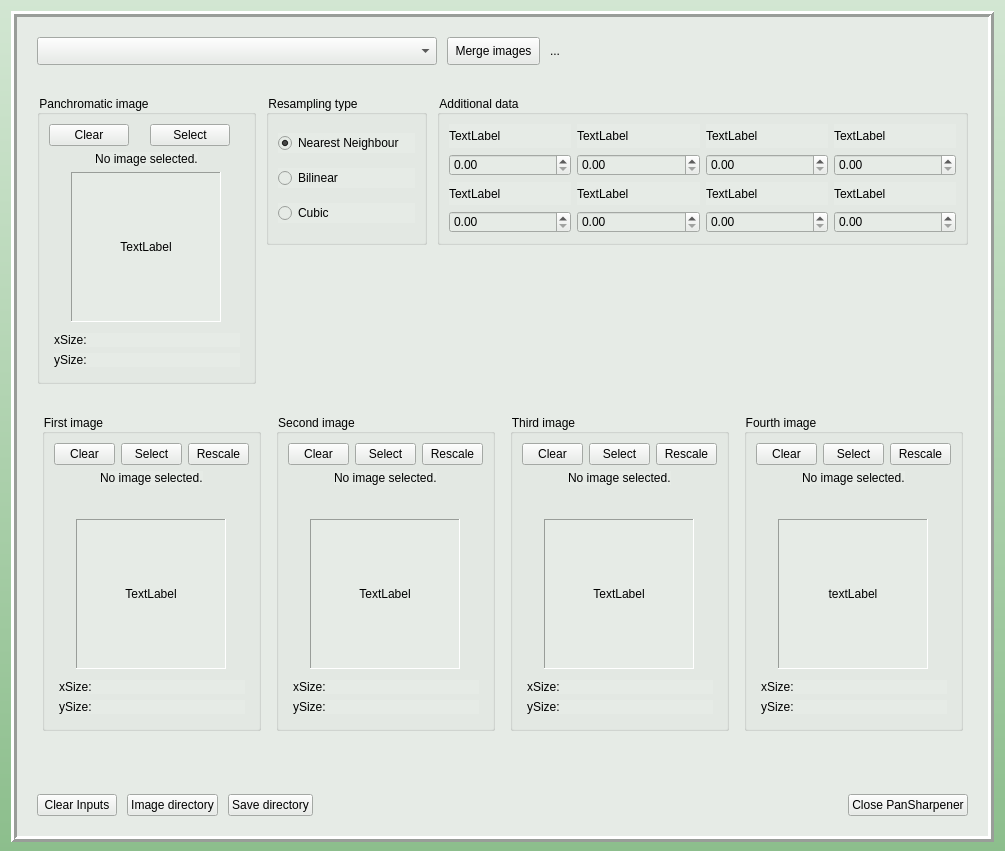
 <widget class="QMainWindow" name="PanSharpenerClass">
  <property name="geometry">
   <rect>
    <x>0</x>
    <y>0</y>
    <width>1005</width>
    <height>851</height>
   </rect>
  </property>
  <property name="minimumSize">
   <size>
    <width>1005</width>
    <height>851</height>
   </size>
  </property>
  <property name="maximumSize">
   <size>
    <width>1005</width>
    <height>851</height>
   </size>
  </property>
  <property name="windowTitle">
   <string>PanSharpener</string>
  </property>
  <property name="styleSheet">
   <string notr="true">background: qlineargradient( x1:1 y1:0, x2:1 y2:1, stop:0 rgb(210,230,210), stop:1 rgb(140,190,140));

</string>
  </property>
  <widget class="QWidget" name="centralWidget">
   <widget class="QFrame" name="Frame">
    <property name="geometry">
     <rect>
      <x>11</x>
      <y>11</y>
      <width>983</width>
      <height>831</height>
     </rect>
    </property>
    <property name="sizePolicy">
     <sizepolicy hsizetype="Preferred" vsizetype="Minimum">
      <horstretch>0</horstretch>
      <verstretch>0</verstretch>
     </sizepolicy>
    </property>
    <property name="minimumSize">
     <size>
      <width>983</width>
      <height>831</height>
     </size>
    </property>
    <property name="maximumSize">
     <size>
      <width>983</width>
      <height>831</height>
     </size>
    </property>
    <property name="styleSheet">
     <string notr="true">background: rgb(230, 235, 230);</string>
    </property>
    <property name="frameShape">
     <enum>QFrame::Box</enum>
    </property>
    <property name="frameShadow">
     <enum>QFrame::Raised</enum>
    </property>
    <property name="lineWidth">
     <number>3</number>
    </property>
    <layout class="QVBoxLayout" name="verticalLayout">
     <property name="spacing">
      <number>10</number>
     </property>
     <property name="leftMargin">
      <number>10</number>
     </property>
     <property name="topMargin">
      <number>10</number>
     </property>
     <property name="rightMargin">
      <number>10</number>
     </property>
     <property name="bottomMargin">
      <number>10</number>
     </property>
     <item>
      <layout class="QHBoxLayout" name="horizontalLayout_11">
       <property name="spacing">
        <number>10</number>
       </property>
       <property name="leftMargin">
        <number>10</number>
       </property>
       <property name="topMargin">
        <number>10</number>
       </property>
       <property name="rightMargin">
        <number>10</number>
       </property>
       <property name="bottomMargin">
        <number>10</number>
       </property>
       <item>
        <widget class="QComboBox" name="modelComboBox">
         <property name="sizePolicy">
          <sizepolicy hsizetype="Minimum" vsizetype="Fixed">
           <horstretch>0</horstretch>
           <verstretch>0</verstretch>
          </sizepolicy>
         </property>
         <property name="minimumSize">
          <size>
           <width>200</width>
           <height>28</height>
          </size>
         </property>
         <property name="maximumSize">
          <size>
           <width>400</width>
           <height>28</height>
          </size>
         </property>
        </widget>
       </item>
       <item>
        <widget class="QPushButton" name="mergeButton">
         <property name="maximumSize">
          <size>
           <width>93</width>
           <height>28</height>
          </size>
         </property>
         <property name="autoFillBackground">
          <bool>false</bool>
         </property>
         <property name="text">
          <string>Merge images</string>
         </property>
         <property name="checkable">
          <bool>false</bool>
         </property>
         <property name="checked">
          <bool>false</bool>
         </property>
         <property name="flat">
          <bool>false</bool>
         </property>
        </widget>
       </item>
       <item>
        <widget class="QLabel" name="mergeStatus">
         <property name="text">
          <string>...</string>
         </property>
        </widget>
       </item>
      </layout>
     </item>
     <item>
      <layout class="QHBoxLayout" name="horizontalLayout_9">
       <property name="spacing">
        <number>10</number>
       </property>
       <property name="leftMargin">
        <number>10</number>
       </property>
       <property name="topMargin">
        <number>10</number>
       </property>
       <property name="rightMargin">
        <number>10</number>
       </property>
       <property name="bottomMargin">
        <number>10</number>
       </property>
       <item alignment="Qt::AlignTop">
        <widget class="QGroupBox" name="GroupBoxPan">
         <property name="sizePolicy">
          <sizepolicy hsizetype="Fixed" vsizetype="Expanding">
           <horstretch>0</horstretch>
           <verstretch>0</verstretch>
          </sizepolicy>
         </property>
         <property name="minimumSize">
          <size>
           <width>219</width>
           <height>0</height>
          </size>
         </property>
         <property name="maximumSize">
          <size>
           <width>219</width>
           <height>16777215</height>
          </size>
         </property>
         <property name="autoFillBackground">
          <bool>false</bool>
         </property>
         <property name="title">
          <string>Panchromatic image</string>
         </property>
         <layout class="QGridLayout" name="gridLayout_13">
          <item row="1" column="0" alignment="Qt::AlignHCenter|Qt::AlignTop">
           <widget class="QLabel" name="PreviewPan">
            <property name="maximumSize">
             <size>
              <width>195</width>
              <height>18</height>
             </size>
            </property>
            <property name="text">
             <string>No image selected.</string>
            </property>
            <property name="alignment">
             <set>Qt::AlignCenter</set>
            </property>
           </widget>
          </item>
          <item row="3" column="0">
           <layout class="QGridLayout" name="gridLayout_14">
            <property name="leftMargin">
             <number>5</number>
            </property>
            <property name="topMargin">
             <number>5</number>
            </property>
            <property name="rightMargin">
             <number>4</number>
            </property>
            <property name="bottomMargin">
             <number>5</number>
            </property>
            <item row="1" column="0" alignment="Qt::AlignBottom">
             <widget class="QLabel" name="XSizePan">
              <property name="text">
               <string>xSize:</string>
              </property>
             </widget>
            </item>
            <item row="2" column="0" alignment="Qt::AlignBottom">
             <widget class="QLabel" name="YSizePan">
              <property name="text">
               <string>ySize:</string>
              </property>
             </widget>
            </item>
           </layout>
          </item>
          <item row="0" column="0">
           <layout class="QHBoxLayout" name="horizontalLayout_8">
            <item alignment="Qt::AlignLeft|Qt::AlignTop">
             <widget class="QPushButton" name="ClearPan">
              <property name="text">
               <string>Clear</string>
              </property>
             </widget>
            </item>
            <item alignment="Qt::AlignLeft|Qt::AlignTop">
             <widget class="QPushButton" name="LoadPan">
              <property name="text">
               <string>Select</string>
              </property>
             </widget>
            </item>
           </layout>
          </item>
          <item row="2" column="0" alignment="Qt::AlignHCenter|Qt::AlignVCenter">
           <widget class="QLabel" name="PreviewImagePan">
            <property name="minimumSize">
             <size>
              <width>150</width>
              <height>150</height>
             </size>
            </property>
            <property name="maximumSize">
             <size>
              <width>16777215</width>
              <height>16777215</height>
             </size>
            </property>
            <property name="frameShape">
             <enum>QFrame::Panel</enum>
            </property>
            <property name="frameShadow">
             <enum>QFrame::Sunken</enum>
            </property>
            <property name="text">
             <string>TextLabel</string>
            </property>
            <property name="scaledContents">
             <bool>true</bool>
            </property>
            <property name="alignment">
             <set>Qt::AlignCenter</set>
            </property>
           </widget>
          </item>
         </layout>
        </widget>
       </item>
       <item alignment="Qt::AlignTop">
        <widget class="QGroupBox" name="GroupBoxRescale">
         <property name="minimumSize">
          <size>
           <width>161</width>
           <height>150</height>
          </size>
         </property>
         <property name="maximumSize">
          <size>
           <width>161</width>
           <height>16777215</height>
          </size>
         </property>
         <property name="title">
          <string>Resampling type</string>
         </property>
         <layout class="QVBoxLayout" name="verticalLayout_2">
          <item>
           <widget class="QRadioButton" name="RescaleTypeOne">
            <property name="text">
             <string>Nearest Neighbour</string>
            </property>
            <property name="checked">
             <bool>true</bool>
            </property>
           </widget>
          </item>
          <item>
           <widget class="QRadioButton" name="RescaleTypeTwo">
            <property name="text">
             <string>Bilinear </string>
            </property>
           </widget>
          </item>
          <item>
           <widget class="QRadioButton" name="RescaleTypeThree">
            <property name="text">
             <string>Cubic</string>
            </property>
           </widget>
          </item>
         </layout>
        </widget>
       </item>
       <item alignment="Qt::AlignTop">
        <widget class="QGroupBox" name="GroupBoxAdd">
         <property name="sizePolicy">
          <sizepolicy hsizetype="Preferred" vsizetype="Minimum">
           <horstretch>0</horstretch>
           <verstretch>0</verstretch>
          </sizepolicy>
         </property>
         <property name="minimumSize">
          <size>
           <width>0</width>
           <height>150</height>
          </size>
         </property>
         <property name="maximumSize">
          <size>
           <width>16777215</width>
           <height>150</height>
          </size>
         </property>
         <property name="title">
          <string>Additional data</string>
         </property>
         <layout class="QGridLayout" name="additionalGridLayout">
          <item row="3" column="2">
           <widget class="QDoubleSpinBox" name="addSpinBoxSeven"/>
          </item>
          <item row="0" column="1">
           <widget class="QLabel" name="addLabelTwo">
            <property name="text">
             <string>TextLabel</string>
            </property>
           </widget>
          </item>
          <item row="3" column="0">
           <widget class="QDoubleSpinBox" name="addSpinBoxFive"/>
          </item>
          <item row="0" column="2">
           <widget class="QLabel" name="addLabelThree">
            <property name="text">
             <string>TextLabel</string>
            </property>
           </widget>
          </item>
          <item row="2" column="1">
           <widget class="QLabel" name="addLabelSix">
            <property name="text">
             <string>TextLabel</string>
            </property>
           </widget>
          </item>
          <item row="2" column="0">
           <widget class="QLabel" name="addLabelFive">
            <property name="text">
             <string>TextLabel</string>
            </property>
           </widget>
          </item>
          <item row="0" column="0">
           <widget class="QLabel" name="addLabelOne">
            <property name="text">
             <string>TextLabel</string>
            </property>
           </widget>
          </item>
          <item row="1" column="2">
           <widget class="QDoubleSpinBox" name="addSpinBoxThree"/>
          </item>
          <item row="3" column="1">
           <widget class="QDoubleSpinBox" name="addSpinBoxSix"/>
          </item>
          <item row="1" column="1">
           <widget class="QDoubleSpinBox" name="addSpinBoxTwo"/>
          </item>
          <item row="2" column="2">
           <widget class="QLabel" name="addLabelSeven">
            <property name="text">
             <string>TextLabel</string>
            </property>
           </widget>
          </item>
          <item row="1" column="3">
           <widget class="QDoubleSpinBox" name="addSpinBoxFour"/>
          </item>
          <item row="2" column="3">
           <widget class="QLabel" name="addLabelEight">
            <property name="text">
             <string>TextLabel</string>
            </property>
           </widget>
          </item>
          <item row="3" column="3">
           <widget class="QDoubleSpinBox" name="addSpinBoxEight"/>
          </item>
          <item row="1" column="0">
           <widget class="QDoubleSpinBox" name="addSpinBoxOne"/>
          </item>
          <item row="0" column="3">
           <widget class="QLabel" name="addLabelFour">
            <property name="text">
             <string>TextLabel</string>
            </property>
           </widget>
          </item>
         </layout>
        </widget>
       </item>
      </layout>
     </item>
     <item>
      <layout class="QHBoxLayout" name="horizontalLayout_7">
       <property name="spacing">
        <number>10</number>
       </property>
       <property name="leftMargin">
        <number>10</number>
       </property>
       <property name="topMargin">
        <number>10</number>
       </property>
       <property name="rightMargin">
        <number>10</number>
       </property>
       <property name="bottomMargin">
        <number>10</number>
       </property>
       <item>
        <widget class="QGroupBox" name="GroupBoxOne">
         <property name="sizePolicy">
          <sizepolicy hsizetype="Fixed" vsizetype="Preferred">
           <horstretch>0</horstretch>
           <verstretch>0</verstretch>
          </sizepolicy>
         </property>
         <property name="minimumSize">
          <size>
           <width>219</width>
           <height>317</height>
          </size>
         </property>
         <property name="maximumSize">
          <size>
           <width>219</width>
           <height>317</height>
          </size>
         </property>
         <property name="autoFillBackground">
          <bool>false</bool>
         </property>
         <property name="title">
          <string>First image</string>
         </property>
         <layout class="QGridLayout" name="gridLayout_15">
          <item row="3" column="0">
           <layout class="QGridLayout" name="gridLayout_16">
            <property name="leftMargin">
             <number>5</number>
            </property>
            <property name="topMargin">
             <number>5</number>
            </property>
            <property name="rightMargin">
             <number>4</number>
            </property>
            <property name="bottomMargin">
             <number>5</number>
            </property>
            <item row="1" column="0" alignment="Qt::AlignBottom">
             <widget class="QLabel" name="XSizeOne">
              <property name="text">
               <string>xSize:</string>
              </property>
             </widget>
            </item>
            <item row="2" column="0" alignment="Qt::AlignBottom">
             <widget class="QLabel" name="YSizeOne">
              <property name="text">
               <string>ySize:</string>
              </property>
             </widget>
            </item>
           </layout>
          </item>
          <item row="0" column="0">
           <layout class="QHBoxLayout" name="horizontalLayout_6">
            <item alignment="Qt::AlignLeft|Qt::AlignTop">
             <widget class="QPushButton" name="ClearOne">
              <property name="text">
               <string>Clear</string>
              </property>
             </widget>
            </item>
            <item alignment="Qt::AlignLeft|Qt::AlignTop">
             <widget class="QPushButton" name="LoadOne">
              <property name="text">
               <string>Select</string>
              </property>
             </widget>
            </item>
            <item>
             <widget class="QPushButton" name="RescaleOne">
              <property name="text">
               <string>Rescale</string>
              </property>
             </widget>
            </item>
           </layout>
          </item>
          <item row="1" column="0" alignment="Qt::AlignHCenter|Qt::AlignTop">
           <widget class="QLabel" name="PreviewOne">
            <property name="maximumSize">
             <size>
              <width>195</width>
              <height>18</height>
             </size>
            </property>
            <property name="text">
             <string>No image selected.</string>
            </property>
           </widget>
          </item>
          <item row="2" column="0" alignment="Qt::AlignHCenter|Qt::AlignVCenter">
           <widget class="QLabel" name="PreviewImageOne">
            <property name="minimumSize">
             <size>
              <width>150</width>
              <height>150</height>
             </size>
            </property>
            <property name="frameShape">
             <enum>QFrame::Panel</enum>
            </property>
            <property name="frameShadow">
             <enum>QFrame::Sunken</enum>
            </property>
            <property name="text">
             <string>TextLabel</string>
            </property>
            <property name="scaledContents">
             <bool>true</bool>
            </property>
            <property name="alignment">
             <set>Qt::AlignCenter</set>
            </property>
           </widget>
          </item>
         </layout>
        </widget>
       </item>
       <item>
        <widget class="QGroupBox" name="GroupBoxTwo">
         <property name="sizePolicy">
          <sizepolicy hsizetype="Fixed" vsizetype="Preferred">
           <horstretch>0</horstretch>
           <verstretch>0</verstretch>
          </sizepolicy>
         </property>
         <property name="minimumSize">
          <size>
           <width>219</width>
           <height>317</height>
          </size>
         </property>
         <property name="maximumSize">
          <size>
           <width>219</width>
           <height>317</height>
          </size>
         </property>
         <property name="autoFillBackground">
          <bool>false</bool>
         </property>
         <property name="title">
          <string>Second image</string>
         </property>
         <layout class="QGridLayout" name="gridLayout_5">
          <item row="3" column="0">
           <layout class="QGridLayout" name="gridLayout_6">
            <property name="leftMargin">
             <number>5</number>
            </property>
            <property name="topMargin">
             <number>5</number>
            </property>
            <property name="rightMargin">
             <number>4</number>
            </property>
            <property name="bottomMargin">
             <number>5</number>
            </property>
            <item row="1" column="0" alignment="Qt::AlignBottom">
             <widget class="QLabel" name="XSizeTwo">
              <property name="text">
               <string>xSize:</string>
              </property>
             </widget>
            </item>
            <item row="2" column="0" alignment="Qt::AlignBottom">
             <widget class="QLabel" name="YSizeTwo">
              <property name="text">
               <string>ySize:</string>
              </property>
             </widget>
            </item>
           </layout>
          </item>
          <item row="0" column="0">
           <layout class="QHBoxLayout" name="horizontalLayout_3">
            <item alignment="Qt::AlignLeft|Qt::AlignTop">
             <widget class="QPushButton" name="ClearTwo">
              <property name="text">
               <string>Clear</string>
              </property>
             </widget>
            </item>
            <item alignment="Qt::AlignLeft|Qt::AlignTop">
             <widget class="QPushButton" name="LoadTwo">
              <property name="text">
               <string>Select</string>
              </property>
             </widget>
            </item>
            <item>
             <widget class="QPushButton" name="RescaleTwo">
              <property name="text">
               <string>Rescale</string>
              </property>
             </widget>
            </item>
           </layout>
          </item>
          <item row="1" column="0" alignment="Qt::AlignHCenter|Qt::AlignTop">
           <widget class="QLabel" name="PreviewTwo">
            <property name="maximumSize">
             <size>
              <width>195</width>
              <height>18</height>
             </size>
            </property>
            <property name="text">
             <string>No image selected.</string>
            </property>
           </widget>
          </item>
          <item row="2" column="0" alignment="Qt::AlignHCenter|Qt::AlignVCenter">
           <widget class="QLabel" name="PreviewImageTwo">
            <property name="minimumSize">
             <size>
              <width>150</width>
              <height>150</height>
             </size>
            </property>
            <property name="frameShape">
             <enum>QFrame::Panel</enum>
            </property>
            <property name="frameShadow">
             <enum>QFrame::Sunken</enum>
            </property>
            <property name="text">
             <string>TextLabel</string>
            </property>
            <property name="scaledContents">
             <bool>true</bool>
            </property>
            <property name="alignment">
             <set>Qt::AlignCenter</set>
            </property>
           </widget>
          </item>
         </layout>
        </widget>
       </item>
       <item>
        <widget class="QGroupBox" name="GroupBoxThree">
         <property name="sizePolicy">
          <sizepolicy hsizetype="Fixed" vsizetype="Preferred">
           <horstretch>0</horstretch>
           <verstretch>0</verstretch>
          </sizepolicy>
         </property>
         <property name="minimumSize">
          <size>
           <width>219</width>
           <height>317</height>
          </size>
         </property>
         <property name="maximumSize">
          <size>
           <width>219</width>
           <height>317</height>
          </size>
         </property>
         <property name="autoFillBackground">
          <bool>false</bool>
         </property>
         <property name="title">
          <string>Third image</string>
         </property>
         <layout class="QGridLayout" name="gridLayout_7">
          <item row="3" column="0">
           <layout class="QGridLayout" name="gridLayout_8">
            <property name="leftMargin">
             <number>5</number>
            </property>
            <property name="topMargin">
             <number>5</number>
            </property>
            <property name="rightMargin">
             <number>4</number>
            </property>
            <property name="bottomMargin">
             <number>5</number>
            </property>
            <item row="1" column="0" alignment="Qt::AlignBottom">
             <widget class="QLabel" name="XSizeThree">
              <property name="text">
               <string>xSize:</string>
              </property>
             </widget>
            </item>
            <item row="2" column="0" alignment="Qt::AlignBottom">
             <widget class="QLabel" name="YSizeThree">
              <property name="text">
               <string>ySize:</string>
              </property>
             </widget>
            </item>
           </layout>
          </item>
          <item row="1" column="0" alignment="Qt::AlignHCenter|Qt::AlignTop">
           <widget class="QLabel" name="PreviewThree">
            <property name="maximumSize">
             <size>
              <width>195</width>
              <height>18</height>
             </size>
            </property>
            <property name="text">
             <string>No image selected.</string>
            </property>
           </widget>
          </item>
          <item row="0" column="0">
           <layout class="QHBoxLayout" name="horizontalLayout_4">
            <item alignment="Qt::AlignLeft|Qt::AlignTop">
             <widget class="QPushButton" name="ClearThree">
              <property name="text">
               <string>Clear</string>
              </property>
             </widget>
            </item>
            <item alignment="Qt::AlignLeft|Qt::AlignTop">
             <widget class="QPushButton" name="LoadThree">
              <property name="text">
               <string>Select</string>
              </property>
             </widget>
            </item>
            <item>
             <widget class="QPushButton" name="RescaleThree">
              <property name="text">
               <string>Rescale</string>
              </property>
             </widget>
            </item>
           </layout>
          </item>
          <item row="2" column="0" alignment="Qt::AlignHCenter|Qt::AlignVCenter">
           <widget class="QLabel" name="PreviewImageThree">
            <property name="minimumSize">
             <size>
              <width>150</width>
              <height>150</height>
             </size>
            </property>
            <property name="frameShape">
             <enum>QFrame::Panel</enum>
            </property>
            <property name="frameShadow">
             <enum>QFrame::Sunken</enum>
            </property>
            <property name="text">
             <string>TextLabel</string>
            </property>
            <property name="scaledContents">
             <bool>true</bool>
            </property>
            <property name="alignment">
             <set>Qt::AlignCenter</set>
            </property>
           </widget>
          </item>
         </layout>
        </widget>
       </item>
       <item>
        <widget class="QGroupBox" name="GroupBoxFour">
         <property name="sizePolicy">
          <sizepolicy hsizetype="Fixed" vsizetype="Preferred">
           <horstretch>0</horstretch>
           <verstretch>0</verstretch>
          </sizepolicy>
         </property>
         <property name="minimumSize">
          <size>
           <width>219</width>
           <height>317</height>
          </size>
         </property>
         <property name="maximumSize">
          <size>
           <width>219</width>
           <height>317</height>
          </size>
         </property>
         <property name="autoFillBackground">
          <bool>false</bool>
         </property>
         <property name="title">
          <string>Fourth image</string>
         </property>
         <layout class="QGridLayout" name="gridLayout_9">
          <item row="0" column="0">
           <layout class="QHBoxLayout" name="horizontalLayout_5">
            <item alignment="Qt::AlignLeft|Qt::AlignTop">
             <widget class="QPushButton" name="ClearFour">
              <property name="text">
               <string>Clear</string>
              </property>
             </widget>
            </item>
            <item alignment="Qt::AlignLeft|Qt::AlignTop">
             <widget class="QPushButton" name="LoadFour">
              <property name="text">
               <string>Select</string>
              </property>
             </widget>
            </item>
            <item>
             <widget class="QPushButton" name="RescaleFour">
              <property name="text">
               <string>Rescale</string>
              </property>
             </widget>
            </item>
           </layout>
          </item>
          <item row="3" column="0">
           <layout class="QGridLayout" name="gridLayout_10">
            <property name="leftMargin">
             <number>5</number>
            </property>
            <property name="topMargin">
             <number>5</number>
            </property>
            <property name="rightMargin">
             <number>4</number>
            </property>
            <property name="bottomMargin">
             <number>5</number>
            </property>
            <item row="1" column="0" alignment="Qt::AlignBottom">
             <widget class="QLabel" name="XSizeFour">
              <property name="text">
               <string>xSize:</string>
              </property>
             </widget>
            </item>
            <item row="2" column="0" alignment="Qt::AlignBottom">
             <widget class="QLabel" name="YSizeFour">
              <property name="text">
               <string>ySize:</string>
              </property>
             </widget>
            </item>
           </layout>
          </item>
          <item row="1" column="0" alignment="Qt::AlignHCenter|Qt::AlignTop">
           <widget class="QLabel" name="PreviewFour">
            <property name="maximumSize">
             <size>
              <width>195</width>
              <height>18</height>
             </size>
            </property>
            <property name="cursor">
             <cursorShape>ArrowCursor</cursorShape>
            </property>
            <property name="text">
             <string>No image selected.</string>
            </property>
            <property name="wordWrap">
             <bool>false</bool>
            </property>
           </widget>
          </item>
          <item row="2" column="0" alignment="Qt::AlignHCenter|Qt::AlignVCenter">
           <widget class="QLabel" name="PreviewImageFour">
            <property name="minimumSize">
             <size>
              <width>150</width>
              <height>150</height>
             </size>
            </property>
            <property name="frameShape">
             <enum>QFrame::Panel</enum>
            </property>
            <property name="frameShadow">
             <enum>QFrame::Sunken</enum>
            </property>
            <property name="text">
             <string>textLabel</string>
            </property>
            <property name="scaledContents">
             <bool>true</bool>
            </property>
            <property name="alignment">
             <set>Qt::AlignCenter</set>
            </property>
            <property name="wordWrap">
             <bool>false</bool>
            </property>
           </widget>
          </item>
         </layout>
        </widget>
       </item>
      </layout>
     </item>
     <item>
      <spacer name="verticalSpacer_2">
       <property name="orientation">
        <enum>Qt::Vertical</enum>
       </property>
       <property name="sizeHint" stdset="0">
        <size>
         <width>20</width>
         <height>40</height>
        </size>
       </property>
      </spacer>
     </item>
     <item>
      <layout class="QHBoxLayout" name="horizontalLayout_12">
       <property name="spacing">
        <number>10</number>
       </property>
       <property name="leftMargin">
        <number>10</number>
       </property>
       <property name="topMargin">
        <number>10</number>
       </property>
       <property name="rightMargin">
        <number>10</number>
       </property>
       <property name="bottomMargin">
        <number>10</number>
       </property>
       <item>
        <widget class="QPushButton" name="clearButton">
         <property name="maximumSize">
          <size>
           <width>93</width>
           <height>28</height>
          </size>
         </property>
         <property name="text">
          <string>Clear Inputs</string>
         </property>
        </widget>
       </item>
       <item>
        <widget class="QPushButton" name="directoryPushButtonOpen">
         <property name="text">
          <string>Image directory</string>
         </property>
        </widget>
       </item>
       <item>
        <widget class="QPushButton" name="directoryPushButtonSave">
         <property name="text">
          <string>Save directory</string>
         </property>
        </widget>
       </item>
       <item>
        <spacer name="horizontalSpacer_2">
         <property name="orientation">
          <enum>Qt::Horizontal</enum>
         </property>
         <property name="sizeHint" stdset="0">
          <size>
           <width>40</width>
           <height>20</height>
          </size>
         </property>
        </spacer>
       </item>
       <item>
        <widget class="QPushButton" name="closeButton">
         <property name="text">
          <string>Close PanSharpener</string>
         </property>
        </widget>
       </item>
      </layout>
     </item>
    </layout>
   </widget>
  </widget>
  <action name="actionLanguage">
   <property name="text">
    <string>Language</string>
   </property>
  </action>
  <action name="actionImage_directory">
   <property name="text">
    <string>Image directory</string>
   </property>
  </action>
 </widget>
